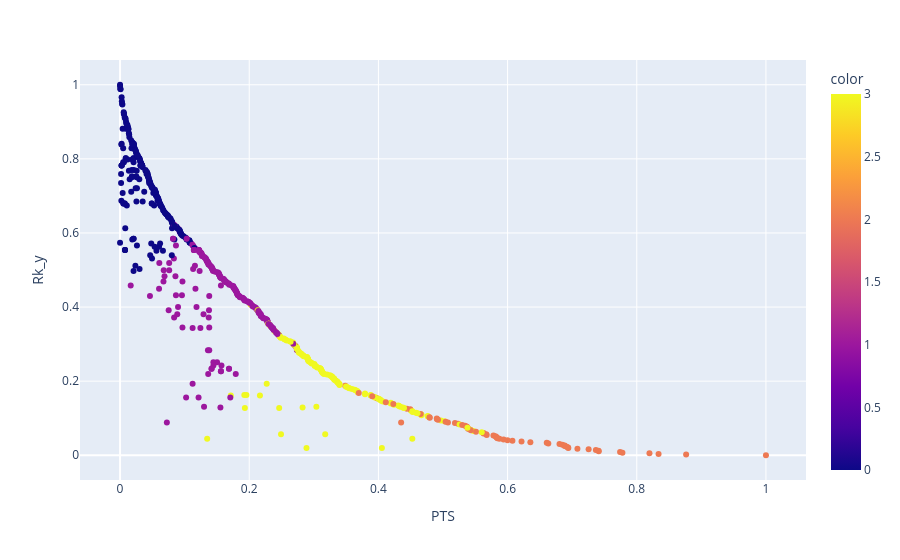

The notebook cell this image was saved under:
### Code cell
#clustering the players
cluster_data = nba[['PTS', 'Rk_y', '2P', 'FT', 'DRB']]
kmeans_4 = KMeans(n_clusters=4, random_state=1).fit(cluster_data)
#visualizing the clusters
px.scatter(nba, x='PTS', y='Rk_y', color = kmeans_4.labels_)

### Figure 1 — Plotly figure (JSON) as saved in the notebook; plotly's stock layout.template omitted (floating-point values rounded to 4 significant figures; data arrays with more than 128 entries replaced by an {"elided": "..."} marker saying what was removed)
{"data": [{"hovertemplate": "PTS=%{x}<br>Rk_y=%{y}<br>color=%{marker.color}<extra></extra>", "legendgroup": "", "marker": {"color": {"elided": "625 int values"}, "coloraxis": "coloraxis", "symbol": "circle"}, "mode": "markers", "name": "", "orientation": "v", "showlegend": false, "type": "scatter", "x": {"elided": "625 float values"}, "xaxis": "x", "y": {"elided": "625 float values"}, "yaxis": "y"}], "layout": {"coloraxis": {"colorbar": {"title": {"text": "color"}}, "colorscale": [[0, "#0d0887"], [0.1111, "#46039f"], [0.2222, "#7201a8"], [0.3333, "#9c179e"], [0.4444, "#bd3786"], [0.5556, "#d8576b"], [0.6667, "#ed7953"], [0.7778, "#fb9f3a"], [0.8889, "#fdca26"], [1, "#f0f921"]]}, "legend": {"tracegroupgap": 0}, "margin": {"t": 60}, "xaxis": {"anchor": "y", "domain": [0, 1], "title": {"text": "PTS"}}, "yaxis": {"anchor": "x", "domain": [0, 1], "title": {"text": "Rk_y"}}}}
